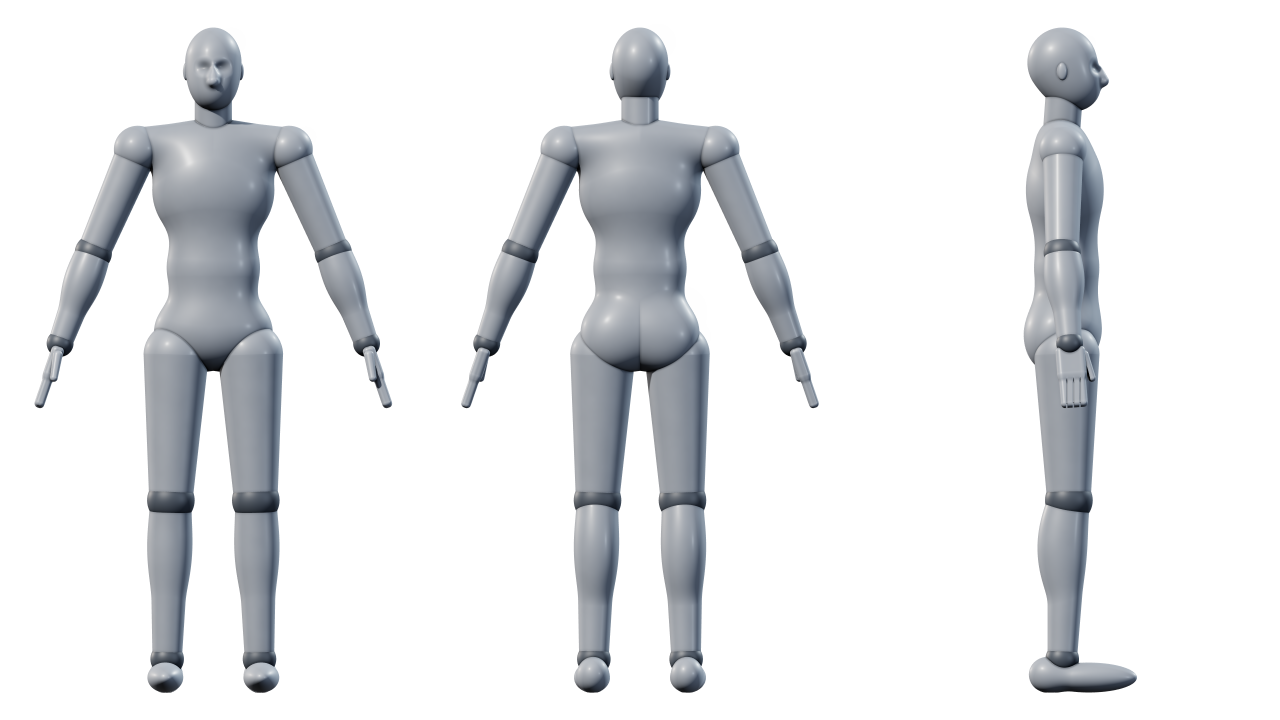
#> input picture assets/humanoid_base_4k.png, 3840 x 2160 px (shown at 1/3 size)
$ python -i post.py   (imports and definitions only)
#> lines starting #> are read from the running program, lines starting #| are printed output that depends on the picture; after the words box and inside, x2 and y2 are one past the last pixel; in counts of white or black regions, pixels touching at a corner belong together
#> further down, picture is the input picture: PIL image 3840x2160 RGBA; mean R, G, B, A 29.6, 31, 33, 54
"""forge.post - turn render buffers into finished images, and restyle images.

develop()   Frame -> PIL RGBA (cavity shading, bloom, tone mapping, grain)
sheet()     lay images side by side (turnarounds, sprite sheets, contact sheets)
pixelate()  any image -> pixel art (downsample, palette, outline)
upscale()   crisp nearest-neighbour enlargement for pixel art
on_background() / checker()  flatten transparency for previews
"""
import numpy as np
from PIL import Image
from scipy import ndimage as ndi

F = np.float32


def _srgb(x):
    x = np.clip(x, 0.0, 1.0)
    return np.where(x <= 0.0031308, x * 12.92, 1.055 * np.power(x, 1 / 2.4) - 0.055)


def _aces(x):
    x = x * 0.6  # so exposure 1.0 keeps mid-greys where they were
    return np.clip((x * (2.51 * x + 0.03)) / (x * (2.43 * x + 0.59) + 0.14), 0.0, 1.0)


# [77 lines left out: functions _cavity, develop, sheet, not called in this run]


def _rgba(c):
    if isinstance(c, str):
        s = c.lstrip("#")
        c = tuple(int(s[i:i + 2], 16) for i in range(0, len(s), 2))
    c = tuple(int(v * 255) if isinstance(v, float) else int(v) for v in c)
    return c if len(c) == 4 else c + (255,)


# [24 lines left out: functions on_background, checker, crop_to_content, not called in this run]


# --------------------------------------------------------------- pixel art
PALETTES = {
    "pico8": ["#000000", "#1d2b53", "#7e2553", "#008751", "#ab5236", "#5f574f", "#c2c3c7", "#fff1e8",
              "#ff004d", "#ffa300", "#ffec27", "#00e436", "#29adff", "#83769c", "#ff77a8", "#ffccaa"],
    "gameboy": ["#0f380f", "#306230", "#8bac0f", "#9bbc0f"],
    "mono4": ["#111111", "#555555", "#aaaaaa", "#f4f4f4"],
    "steel16": ["#0b0d12", "#1a1f2b", "#2b3445", "#3f4c61", "#586a82", "#7a8ea6", "#a3b5c8", "#d6e0ea",
                "#f6f9fc", "#12343f", "#1d6b78", "#35c4d6", "#a8f4ff", "#5a2a14", "#c8601c", "#ffb347"],
}


# [29 lines left out: functions _pal_array, quantize, not called in this run]


def outline(img, color="#0b0d12", inner=False):
    """1-pixel outline around the opaque silhouette (outside it unless inner=True)."""
#> called with color = '#0b0d12', inner = False
    rgba = np.asarray(img.convert("RGBA")).copy()
    solid = rgba[..., 3] > 0
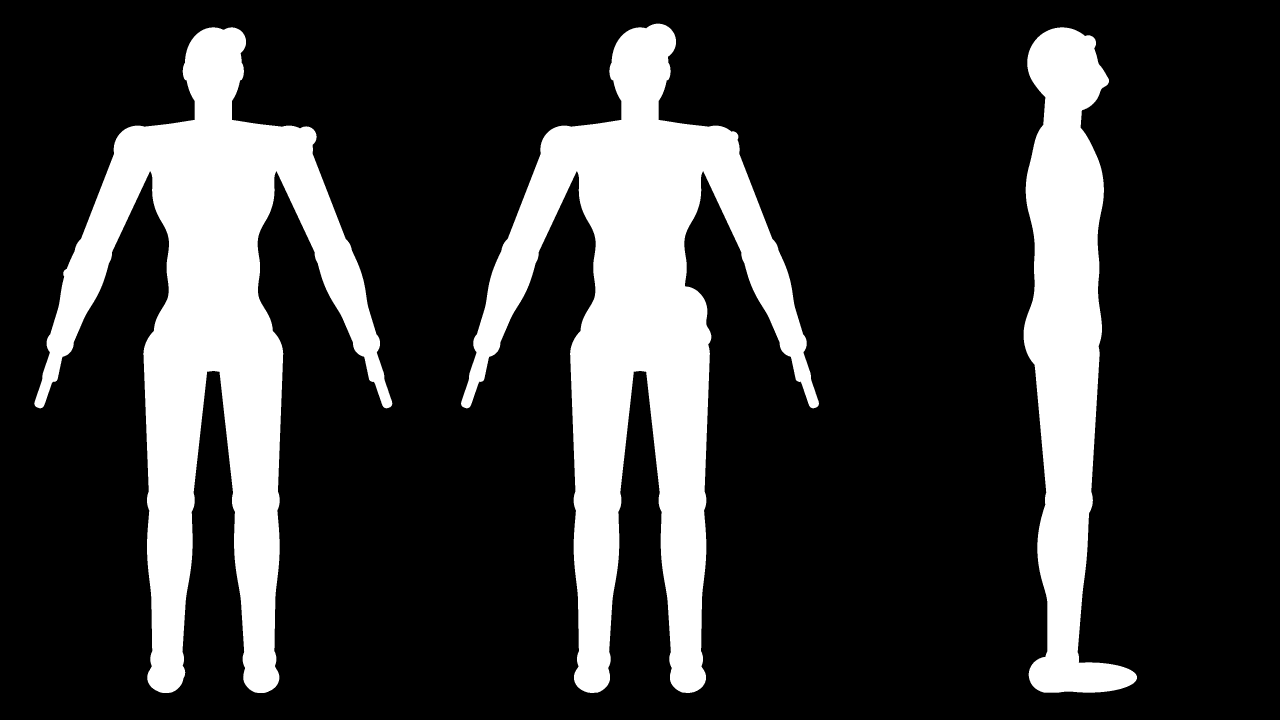
#> solid: shape (2160, 3840) bool (shown at 1/3 size); 21.4% white; 3 white regions, box (x1, y1, x2, y2) and area: (1383, 71, 2457, 2079) 718111, (103, 82, 1177, 2079) 711901, (3071, 82, 3411, 2078) 349073
    grow = ndi.binary_dilation(solid, structure=ndi.generate_binary_structure(2, 1))
#> grow: shape (2160, 3840) bool; 21.7% white; 3 white regions, box (x1, y1, x2, y2) and area: (1382, 70, 2458, 2080) 727600, (102, 81, 1178, 2080) 721372, (3070, 81, 3412, 2079) 353603
    edge = (solid & ~ndi.binary_erosion(solid, border_value=0)) if inner else (grow & ~solid)
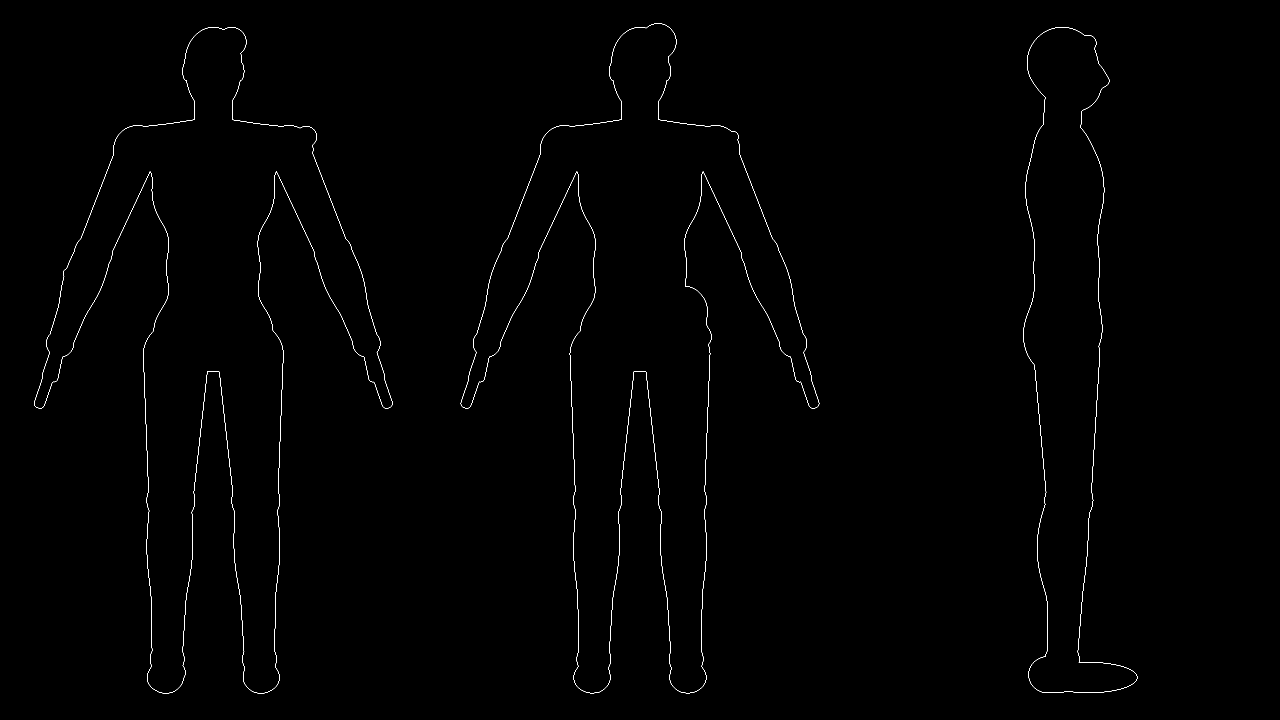
#> edge: shape (2160, 3840) bool (shown at 1/3 size); 0.28% white in thin lines or dots, all inside (x1, y1, x2, y2) = (102, 70, 3412, 2080)
    rgba[edge] = _rgba(color)
    return Image.fromarray(rgba, "RGBA")


# [24 lines left out: function pixelate, not called in this run]


def upscale(img, factor):
    """Nearest-neighbour enlargement (keeps pixel art crisp)."""
    return img.resize((img.width * int(factor), img.height * int(factor)), Image.NEAREST)

>>> from PIL import Image
>>> picture = Image.open('../assets/humanoid_base_4k.png')
>>> result = outline(picture)
